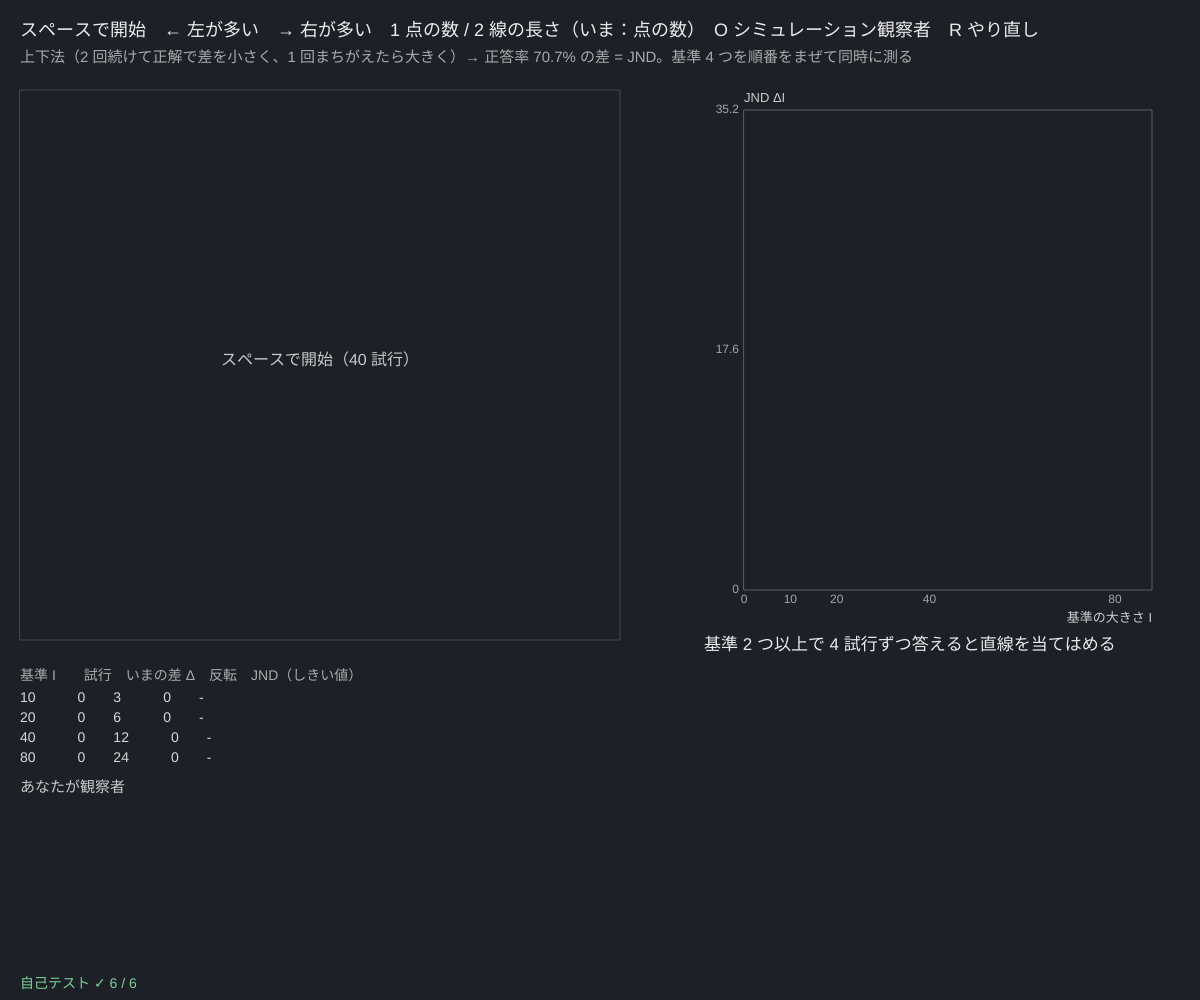
Frame 1 (no input)
Frame 60 (no input): identical to frame 1, image omitted
Frame 120 (the mouse pressed at the canvas centre since frame 60): identical to frame 1, image omitted

The p5.js sketch that drew this single still picture (run headless with seeded random() and noise() and a simulated clock; from frame 60 on, the mouse is pressed at the canvas centre):

// p5.js sketch
// ── sketch.js
// ============================================
// 00 ウェーバーの法則 ─ 違いがわかる最小の差（弁別閾 JND）は、基準に比例する？
// 左右の点の数（または線の長さ）のどちらが多いかを答える。基準の大きさ 4 段階それぞれで上下法を同時に進め（交互配置）、JND を測る
// JND と基準のグラフが原点を通る直線 ΔI = k·I になれば、ウェーバーの法則。k = ウェーバー比
// クリック → スペースで開始 / ← = 左が多い（長い） → = 右 / 1 = 点の数  2 = 線の長さ / O = シミュレーション観察者 / R = やり直し
// ============================================

const BASES = { 1: [10, 20, 40, 80], 2: [60, 110, 160, 210] };   // ★ 基準の大きさ（点の数 / たての線の長さ px）
const PER = 10;                    // ★ 基準 1 つあたりの試行（4 × 10 = 40 試行）
const SHOW_MS = 900;               // ★ 点を見せる時間 [ms]（数えられないように短く）
const START = { 1: 0.3, 2: 0.15 };     // ★ 差 Δ のはじめの大きさ（基準に対する比）
const SIM_SIGMA = { 1: 0.2, 2: 0.05 };   // ★ シミュレーション観察者の「感じ方のゆらぎ」（対数でのばらつき）
let task = 1, stairs = [], phase = 'ready', tPhase = 0, cur = null, simMode = false, simSeed = 1;
let pg, result = null;

function setup() {
  createCanvas(windowWidth, windowHeight);
  pg = createGraphics(Math.floor(width * 0.5), Math.floor(height * 0.55));
  selfTest();
  resetData(false);
}

function resetData(sim) {
  simMode = sim; phase = 'ready'; result = null; seedRng(Date.now());
  stairs = BASES[task].map((I) => makeStair(I * START[task], 1.3, 2, 1, I * (task === 1 ? 1.5 : 0.5), true));   // 差 Δ は基準の 30%（線は 15%）から
}
function deltaShown(st, I) { return task === 1 ? Math.max(1, Math.round(st.v)) : st.v; }   // 点の数は整数

function startTrial() {
  let cand = stairs.map((s, i) => i).filter((i) => stairs[i].track.length < PER);
  if (cand.length === 0) { phase = 'done'; return; }
  let m = Math.min(...cand.map((i) => stairs[i].track.length));
  cand = cand.filter((i) => stairs[i].track.length === m);
  let si = cand[Math.floor(rnd() * cand.length)], I = BASES[task][si], d = deltaShown(stairs[si], I);
  cur = { si, I, d, bigRight: rnd() < 0.5 };
  drawStim(cur); phase = 'stim'; tPhase = millis();
}

// 刺激を 1 回だけ描く（試行の間は変わらない）
function drawStim(c) {
  pg.background(30, 32, 40); pg.noStroke(); pg.fill(235);
  let hw = pg.width / 2;
  for (let side = 0; side < 2; side++) {
    let big = (side === 1) === c.bigRight, v = big ? c.I + c.d : c.I, cx = hw * side + hw / 2, cy = pg.height / 2;
    if (task === 1) {
      let pts = [], R = Math.min(hw, pg.height) * 0.42, tries = 0;
      while (pts.length < v && tries++ < 20000) {
        let a = rnd() * Math.PI * 2, r = R * Math.sqrt(rnd()), x = cx + r * Math.cos(a), y = cy + r * Math.sin(a);
        if (pts.every((p) => (p[0] - x) ** 2 + (p[1] - y) ** 2 > 81)) pts.push([x, y]);
      }
      for (let p of pts) pg.circle(p[0], p[1], 6);
    } else {
      pg.stroke(235); pg.strokeWeight(5); pg.strokeCap(SQUARE);   // たての線（上下の位置は少しずらす）
      let x = cx + (rnd() - 0.5) * hw * 0.5, y0 = cy - v / 2 + (rnd() - 0.5) * 40;
      pg.line(x, y0, x, y0 + v); pg.noStroke();
    }
  }
}

function answer(right) {
  if (phase !== 'stim' && phase !== 'wait') return;
  stairUpdate(stairs[cur.si], right === cur.bigRight);
  phase = 'blank'; tPhase = millis(); computeResult();
}

// 4 つの階段のしきい値（JND）→ 原点を通る直線 ΔI = k·I を最小二乗で（k = ΣIΔ ÷ ΣI²）
function computeResult() {
  let Is = [], Ds = [];
  stairs.forEach((s, i) => { if (s.track.length >= 4) { let t = stairThreshold(s, 2); if (t) { Is.push(BASES[task][i]); Ds.push(t); } } });
  result = Is.length >= 2 ? { Is, Ds, k: weberK(Is, Ds), lin: linFit(Is, Ds) } : { Is, Ds, k: null };
}
function weberK(Is, Ds) { let a = 0, b = 0; for (let i = 0; i < Is.length; i++) { a += Is[i] * Ds[i]; b += Is[i] * Is[i]; } return b > 0 ? a / b : null; }

// シミュレーション観察者：感じる大きさ = I × e^(σ·ゆらぎ)。大きく感じたほうを答える
function simAnswer(I, d, sg) { return (I + d) * Math.exp(sg * rndNormal()) > I * Math.exp(sg * rndNormal()); }
function trueK(sg) { return Math.exp(Math.SQRT2 * sg * zOf(Math.SQRT1_2)) - 1; }   // 正答率 70.7% になる Δ/I
function runSim(n, seed) {
  resetData(true); seedRng(seed);
  stairs.forEach((s, i) => { let I = BASES[task][i]; for (let t = 0; t < n; t++) stairUpdate(s, simAnswer(I, deltaShown(s, I), SIM_SIGMA[task])); });
  phase = 'done'; computeResult();
}

function draw() {
  background(30, 32, 40);
  fill(235); noStroke(); textSize(18);
  text('スペースで開始　← 左が' + (task === 1 ? '多い' : '長い') + '　→ 右が' + (task === 1 ? '多い' : '長い') + '　1 点の数 / 2 線の長さ（いま：' + (task === 1 ? '点の数' : '線の長さ') + '）　O シミュレーション観察者　R やり直し', 20, 36);
  fill(170); textSize(15);
  text('上下法（2 回続けて正解で差を小さく、1 回まちがえたら大きく）→ 正答率 70.7% の差 = JND。基準 4 つを順番をまぜて同時に測る', 20, 62);

  let sx = 20, sy = 90;
  if (phase === 'blank' && millis() - tPhase > 500) startTrial();
  if (phase === 'stim' && task === 1 && millis() - tPhase > SHOW_MS) phase = 'wait';   // 点は短く見せて消す
  if (phase === 'stim') image(pg, sx, sy);
  else {
    noFill(); stroke(70); rect(sx, sy, pg.width, pg.height);
    noStroke(); fill(200); textSize(16); textAlign(CENTER);
    let msg = { ready: simMode ? '' : 'スペースで開始（' + BASES[task].length * PER + ' 試行）', wait: '左と右、どちらが多かった？（← / →）', done: simMode ? 'シミュレーション観察者の結果' : 'おつかれさま！ R でもう一度', blank: '+' }[phase];
    text(msg, sx + pg.width / 2, sy + pg.height / 2); textAlign(LEFT, BASELINE);
  }
  // ---- 階段の表
  let ty = sy + pg.height + 40;
  fill(170); textSize(14); text('基準 I　　試行　いまの差 Δ　反転　JND（しきい値）', sx, ty);
  stairs.forEach((s, i) => {
    let I = BASES[task][i], t = s.track.length >= 4 ? stairThreshold(s, 2) : null;
    fill(215); text(I + '　　　' + s.track.length + '　　' + deltaShown(s, I).toFixed(task === 1 ? 0 : 1) + '　　　' + s.revs.length + '　　' + (t ? t.toFixed(1) + '（' + (t / I * 100).toFixed(1) + '%）' : '-'), sx, ty + 22 + i * 20);
  });
  fill(200); textSize(15); text(simMode ? 'シミュレーション観察者（各 ' + stairs[0].track.length + ' 試行）' : 'あなたが観察者', sx, ty + 112);

  // ---- JND と基準のグラフ
  let Imax = BASES[task][3] * 1.1, g = { x: width * 0.62, y: 110, w: width * 0.34, h: height * 0.48, x0: 0, x1: Imax, y0: 0, y1: Imax * (task === 1 ? 0.4 : 0.12) };
  plotAxes(g, '基準の大きさ I', 'JND ΔI', [0, ...BASES[task]], [0, g.y1 / 2, g.y1]);
  if (simMode) { stroke(120, 200, 140, 170); strokeWeight(1.5); line(gX(g, 0), gY(g, 0), gX(g, Imax), gY(g, trueK(SIM_SIGMA[task]) * Imax)); }
  if (result && result.k) { stroke(255, 170, 90); strokeWeight(3); line(gX(g, 0), gY(g, 0), gX(g, Imax), gY(g, result.k * Imax)); }
  noStroke(); fill(120, 190, 255);
  if (result) result.Is.forEach((I, i) => circle(gX(g, I), gY(g, result.Ds[i]), 11));
  fill(235); textSize(17);
  let ry = g.y + g.h + 60;
  if (result && result.k) {
    text('ΔI = k·I　ウェーバー比 k = ' + result.k.toFixed(3) + '（基準の ' + (result.k * 100).toFixed(1) + '% 変われば気づく）', g.x - 40, ry);
    if (result.lin.ok) { fill(180); textSize(14); text('切片あり：ΔI = ' + result.lin.a.toFixed(2) + ' + ' + result.lin.b.toFixed(3) + '·I（切片 ≈ 0 ならウェーバーどおり）', g.x - 40, ry + 24); }
  } else text('基準 2 つ以上で 4 試行ずつ答えると直線を当てはめる', g.x - 40, ry);
  if (simMode) { fill(120, 200, 140); textSize(15); text('本当の k = ' + trueK(SIM_SIGMA[task]).toFixed(3) + '（σ = ' + SIM_SIGMA[task] + '）', g.x - 40, ry + 50); }
  fill(selfTestResults.every((r) => r.ok) ? color(120, 210, 150) : color(255, 90, 90)); textSize(14);
  text(selfTestLine(), 20, height - 12);
}

function keyPressed() {
  if (key === ' ' && phase === 'ready') startTrial();
  if (key === LEFT_ARROW) answer(false);
  if (key === RIGHT_ARROW) answer(true);
  if (key === '1' || key === '2') { task = +key; resetData(false); }
  if (key === 'o' || key === 'O') runSim(150, ++simSeed);
  if (key === 'r' || key === 'R') resetData(false);
  return false;
}

// ---- 自己テスト
function selfTest() {
  selfTestResults = [];
  check('原点を通る直線：ΔI = 0.1·I のデータから k = 0.1', near(weberK([10, 20, 40], [1, 2, 4]), 0.1));
  check('1-up-2-down は p² = 0.5 の点（p = 0.7071）に集まる', near(Math.SQRT1_2 ** 2, 0.5) && near(Phi(zOf(Math.SQRT1_2)), 0.7071, 1e-4));
  check('σ = 0 なら本当の k = 0（ゆらぎがなければどんな差でもわかる）', near(trueK(0), 0, 1e-9));
  let st = makeStair(10, 1.3, 2, 1, 100); stairUpdate(st, true); stairUpdate(st, true); stairUpdate(st, false);
  check('階段：正正 → 1 段下げ（10 → 7.69）、誤 → 1 段上げ（→ 10）、反転 1 回', near(st.track[2].v, 10 / 1.3) && near(st.v, 10) && st.revs.length === 1);
  let keep = task; task = 1; seedRng(520);
  let Is = BASES[1], Ds = Is.map((I) => { let s = makeStair(I * START[1], 1.3, 2, 1, I * 1.5, true); for (let t = 0; t < 400; t++) stairUpdate(s, simAnswer(I, deltaShown(s, I), 0.2)); return stairThreshold(s, 4); });
  let k = weberK(Is, Ds);
  check('シミュレーション観察者（σ = 0.2）：推定 k ≈ 本当の k ' + trueK(0.2).toFixed(3) + '（±25%）', near(k, trueK(0.2), 0.25 * trueK(0.2)));
  task = 2; seedRng(521);
  Is = BASES[2]; Ds = Is.map((I) => { let s = makeStair(I * START[2], 1.3, 2, 1, I * 0.5, true); for (let t = 0; t < 400; t++) stairUpdate(s, simAnswer(I, s.v, 0.05)); return stairThreshold(s, 4); });
  check('線の長さ（σ = 0.05）：推定 k ≈ ' + trueK(0.05).toFixed(3) + '（±25%）', near(weberK(Is, Ds), trueK(0.05), 0.25 * trueK(0.05)));
  task = keep;
  reportSelfTest();
}

// ---------- やってみよう ----------
// 1. 点の数で 40 試行。自分の k はいくつ？ 線の長さ（2）の k と比べると、どちらが細かく見分けられる？
// 2. グラフの点は原点を通る直線に乗った？ 基準が小さいところ（10 個）では法則からずれていない？
// 3. SHOW_MS を 300 にすると k はどう変わる？ 長くすると数えられてしまうのはなぜ？
// 4. O でシミュレーション観察者を何回か走らせ、推定 k のばらつきを見よう。PER を増やすとどうなる？
// 5. 重さや音の大きさのウェーバー比を調べて、ここで測った値と比べよう


// ==================================================
// ここから下は「心理物理の道具」（中身は読まなくても OK。消さないでね）
// ==================================================
// ---- 種つきの乱数（同じ種なら毎回同じ列）。シミュレーション観察者と自己テストで使う
let rngState = 1;
function seedRng(s) { rngState = (s >>> 0) || 1; }
function rnd() {                       // 0〜1 の一様乱数（mulberry32）
  rngState = (rngState + 0x6d2b79f5) >>> 0;
  let t = rngState;
  t = Math.imul(t ^ (t >>> 15), t | 1);
  t ^= t + Math.imul(t ^ (t >>> 7), t | 61);
  return ((t ^ (t >>> 14)) >>> 0) / 4294967296;
}
function rndNormal() { let u = 1 - rnd(), v = rnd(); return Math.sqrt(-2 * Math.log(u)) * Math.cos(2 * Math.PI * v); }   // 標準正規分布
function shuffleArr(a) { for (let i = a.length - 1; i > 0; i--) { let j = Math.floor(rnd() * (i + 1)), t = a[i]; a[i] = a[j]; a[j] = t; } return a; }
function clampv(v, a, b) { return v < a ? a : v > b ? b : v; }
// ---- 正規分布：Φ（累積分布）と z（その逆関数。二分法で数値的に解く）
function erfA(x) {                     // 誤差関数（Abramowitz & Stegun 7.1.26、誤差 1.5e-7 以下）
  let s = x < 0 ? -1 : 1; x = Math.abs(x);
  let t = 1 / (1 + 0.3275911 * x);
  let y = 1 - ((((1.061405429 * t - 1.453152027) * t + 1.421413741) * t - 0.284496736) * t + 0.254829592) * t * Math.exp(-x * x);
  return s * y;
}
function Phi(x) { return 0.5 * (1 + erfA(x / Math.SQRT2)); }
function zOf(p) {                      // Φ(z) = p となる z
  p = clampv(p, 1e-9, 1 - 1e-9);
  let lo = -9, hi = 9;
  for (let i = 0; i < 70; i++) { let m = (lo + hi) / 2; if (Phi(m) < p) lo = m; else hi = m; }
  return (lo + hi) / 2;
}
// 割合を 1/(2N) で補正（0 や 1 だと z が無限大になるので）
function rateFix(k, n) { return n > 0 ? clampv(k / n, 1 / (2 * n), 1 - 1 / (2 * n)) : 0.5; }
// ---- 上下法（階段法）：nDown 回続けて正答で 1 段下げ（難しく）、1 回まちがえたら 1 段上げ（やさしく）
// 値は掛け算で動かす（factor 倍）。1-up-2-down は正答率 70.7%（p² = 0.5）、1-up-3-down は 79.4% に集まる
// fast = true なら、最初にまちがえるまでは 1 回正解ごとに factor² ずつ下げて、すばやくしきい値の近くへ
function makeStair(start, factor, nDown, lo, hi, fast) {
  return { v: start, factor, nDown, lo, hi, fast: !!fast, run: 0, dir: 0, track: [], revs: [] };
}
function stairUpdate(st, correct) {
  st.track.push({ v: st.v, ok: correct });
  if (st.fast && !correct) st.fast = false;
  if (st.fast) { st.dir = -1; st.v = clampv(st.v / (st.factor * st.factor), st.lo, st.hi); return; }
  let move = 0;
  if (correct) { st.run++; if (st.run >= st.nDown) { st.run = 0; move = -1; } }
  else { st.run = 0; move = 1; }
  if (move !== 0) {
    if (st.dir !== 0 && move !== st.dir) st.revs.push({ i: st.track.length - 1, v: st.v });   // 向きが変わった = 反転点
    st.dir = move;
    st.v = clampv(move < 0 ? st.v / st.factor : st.v * st.factor, st.lo, st.hi);
  }
}
// しきい値 = 反転点の幾何平均（最初の skip 個は練習とみなして捨てる）。足りなければ最後の 6 試行の幾何平均
function stairThreshold(st, skip) {
  let r = st.revs.slice(skip === undefined ? 2 : skip).map((q) => q.v);
  if (r.length < 2) r = st.track.slice(-6).map((q) => q.v);
  if (r.length === 0) return null;
  return Math.exp(r.reduce((s, v) => s + Math.log(v), 0) / r.length);
}
// ---- 直線 y = a + b x を最小二乗法で当てはめる（r² = 当てはまりのよさ）
function linFit(xs, ys) {
  let n = xs.length;
  if (n < 2) return { ok: false };
  let mx = 0, my = 0;
  for (let i = 0; i < n; i++) { mx += xs[i]; my += ys[i]; }
  mx /= n; my /= n;
  let sxx = 0, sxy = 0, syy = 0;
  for (let i = 0; i < n; i++) { sxx += (xs[i] - mx) ** 2; sxy += (xs[i] - mx) * (ys[i] - my); syy += (ys[i] - my) ** 2; }
  if (sxx < 1e-12) return { ok: false };
  let b = sxy / sxx;
  return { ok: true, a: my - b * mx, b, r2: syy > 1e-12 ? (sxy * sxy) / (sxx * syy) : 1 };
}
// ---- グラフの道具：g = { x, y, w, h, x0, x1, y0, y1, logx, logy }
function gX(g, v) { let t = g.logx ? (Math.log(v) - Math.log(g.x0)) / (Math.log(g.x1) - Math.log(g.x0)) : (v - g.x0) / (g.x1 - g.x0); return g.x + clampv(t, -0.02, 1.02) * g.w; }
function gY(g, v) { let t = g.logy ? (Math.log(v) - Math.log(g.y0)) / (Math.log(g.y1) - Math.log(g.y0)) : (v - g.y0) / (g.y1 - g.y0); return g.y + g.h - clampv(t, -0.02, 1.02) * g.h; }
function plotAxes(g, xl, yl, xt, yt) {
  stroke(95); strokeWeight(1); noFill(); rect(g.x, g.y, g.w, g.h);
  noStroke(); fill(165); textSize(12); textAlign(CENTER, TOP);
  for (let v of xt) text(+v.toPrecision(3), gX(g, v), g.y + g.h + 4);
  textAlign(RIGHT, CENTER);
  for (let v of yt) text(+v.toPrecision(3), g.x - 5, gY(g, v));
  textAlign(LEFT, BASELINE); fill(205); textSize(13);
  text(xl, g.x + g.w - textWidth(xl), g.y + g.h + 32); text(yl, g.x, g.y - 8);
}
function polyline(pts) {               // 点が 2 つ以上あるときだけ折れ線を描く
  if (pts.length < 2) return;
  noFill(); beginShape(); for (let p of pts) vertex(p[0], p[1]); endShape();
}
// ---- 自己テストの道具
let selfTestResults = [];
function check(name, cond) { selfTestResults.push({ name, ok: !!cond }); }
function near(a, b, tol) { return a !== null && a !== undefined && isFinite(a) && Math.abs(a - b) <= (tol === undefined ? 1e-9 : tol); }
function reportSelfTest() { for (let r of selfTestResults) (r.ok ? console.log : console.error)((r.ok ? '✓ ' : '✗ ') + r.name); }
function selfTestLine() { let n = selfTestResults.filter((r) => r.ok).length; return '自己テスト ' + (n === selfTestResults.length ? '✓ ' : '✗ ') + n + ' / ' + selfTestResults.length; }
